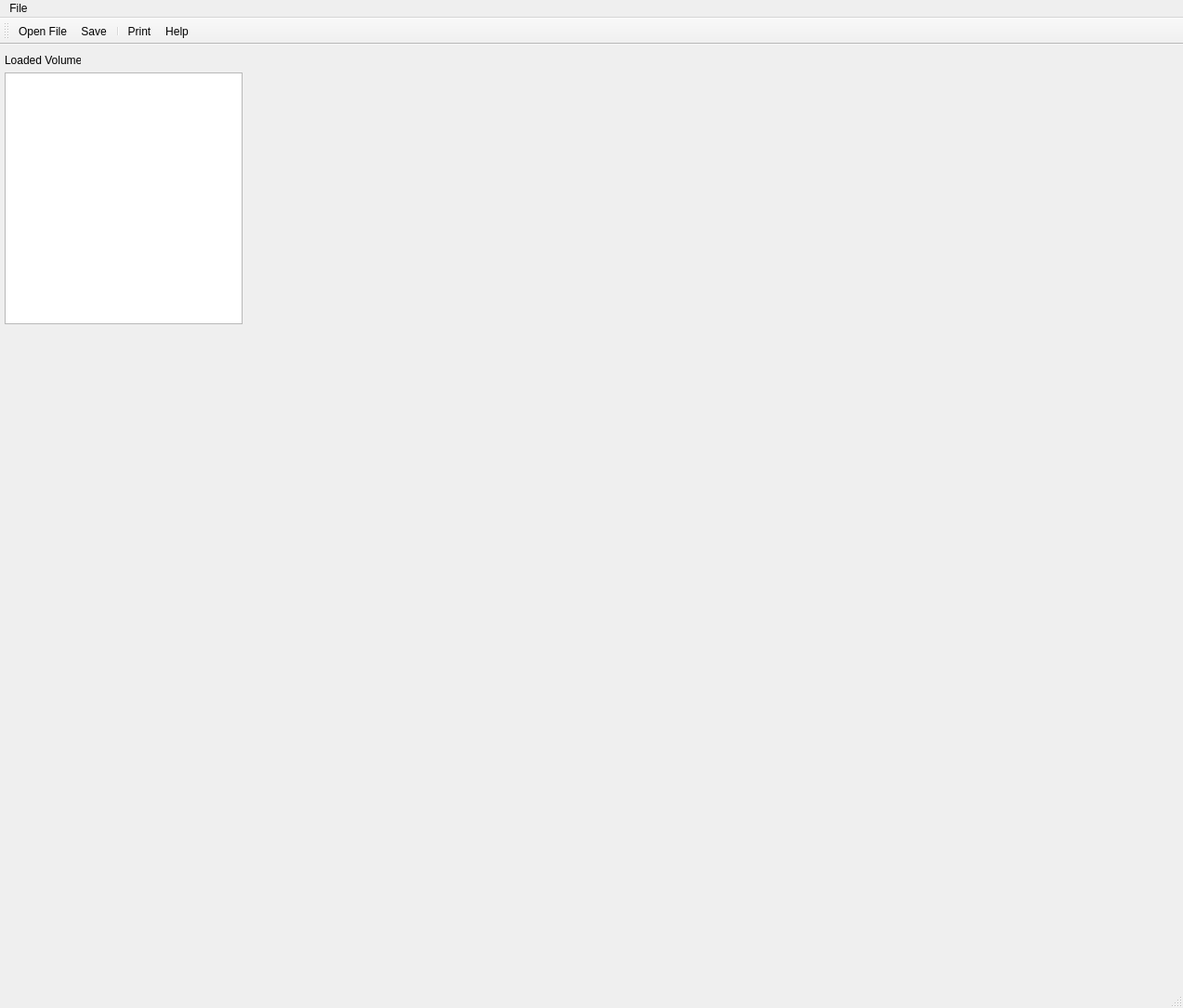
<?xml version="1.0" encoding="UTF-8"?>
<ui version="4.0">
 <class>SimpleView</class>
 <widget class="QMainWindow" name="SimpleView">
  <property name="geometry">
   <rect>
    <x>0</x>
    <y>0</y>
    <width>1273</width>
    <height>1085</height>
   </rect>
  </property>
  <property name="windowTitle">
   <string>SimpleView</string>
  </property>
  <property name="windowIcon">
   <iconset resource="Icons/icons.qrc">
    <normaloff>:/Icons/help.png</normaloff>:/Icons/help.png</iconset>
  </property>
  <property name="iconSize">
   <size>
    <width>22</width>
    <height>22</height>
   </size>
  </property>
  <widget class="QWidget" name="centralwidget">
   <widget class="QVTKWidget" name="qvtk_axial">
    <property name="geometry">
     <rect>
      <x>775</x>
      <y>0</y>
      <width>500</width>
      <height>500</height>
     </rect>
    </property>
   </widget>
   <widget class="QVTKWidget" name="qvtk_sagittal">
    <property name="geometry">
     <rect>
      <x>270</x>
      <y>0</y>
      <width>500</width>
      <height>500</height>
     </rect>
    </property>
   </widget>
   <widget class="QVTKWidget" name="qvtk_coronal">
    <property name="geometry">
     <rect>
      <x>775</x>
      <y>505</y>
      <width>500</width>
      <height>500</height>
     </rect>
    </property>
    <property name="autoFillBackground">
     <bool>true</bool>
    </property>
   </widget>
   <widget class="QVTKWidget" name="qvtk_3d">
    <property name="geometry">
     <rect>
      <x>270</x>
      <y>505</y>
      <width>500</width>
      <height>500</height>
     </rect>
    </property>
    <property name="autoFillBackground">
     <bool>true</bool>
    </property>
   </widget>
   <widget class="QLabel" name="label">
    <property name="geometry">
     <rect>
      <x>5</x>
      <y>10</y>
      <width>82</width>
      <height>13</height>
     </rect>
    </property>
    <property name="text">
     <string>Loaded Volumes:</string>
    </property>
   </widget>
   <widget class="QTreeView" name="treeView">
    <property name="geometry">
     <rect>
      <x>5</x>
      <y>30</y>
      <width>256</width>
      <height>271</height>
     </rect>
    </property>
    <property name="autoFillBackground">
     <bool>false</bool>
    </property>
    <property name="editTriggers">
     <set>QAbstractItemView::EditKeyPressed|QAbstractItemView::SelectedClicked</set>
    </property>
   </widget>
   <zorder>splitter</zorder>
   <zorder>qvtk_axial</zorder>
   <zorder>qvtk_sagittal</zorder>
   <zorder>qvtk_coronal</zorder>
   <zorder>qvtk_3d</zorder>
   <zorder>label</zorder>
   <zorder>treeView</zorder>
  </widget>
  <widget class="QMenuBar" name="menubar">
   <property name="geometry">
    <rect>
     <x>0</x>
     <y>0</y>
     <width>1273</width>
     <height>21</height>
    </rect>
   </property>
   <widget class="QMenu" name="menuFile">
    <property name="title">
     <string>File</string>
    </property>
    <addaction name="actionOpenFile"/>
    <addaction name="actionSave"/>
    <addaction name="separator"/>
    <addaction name="actionPrint"/>
    <addaction name="actionHelp"/>
    <addaction name="actionExit"/>
   </widget>
   <addaction name="menuFile"/>
  </widget>
  <widget class="QStatusBar" name="statusbar"/>
  <widget class="QToolBar" name="toolBar">
   <property name="orientation">
    <enum>Qt::Horizontal</enum>
   </property>
   <property name="iconSize">
    <size>
     <width>22</width>
     <height>22</height>
    </size>
   </property>
   <attribute name="toolBarArea">
    <enum>TopToolBarArea</enum>
   </attribute>
   <attribute name="toolBarBreak">
    <bool>false</bool>
   </attribute>
   <addaction name="actionOpenFile"/>
   <addaction name="actionSave"/>
   <addaction name="separator"/>
   <addaction name="actionPrint"/>
   <addaction name="actionHelp"/>
  </widget>
  <action name="actionOpenFile">
   <property name="enabled">
    <bool>true</bool>
   </property>
   <property name="icon">
    <iconset resource="Icons/icons.qrc">
     <normaloff>:/Icons/fileopen.png</normaloff>:/Icons/fileopen.png</iconset>
   </property>
   <property name="text">
    <string>Open File...</string>
   </property>
  </action>
  <action name="actionExit">
   <property name="icon">
    <iconset>
     <normaloff/>
    </iconset>
   </property>
   <property name="text">
    <string>Exit</string>
   </property>
  </action>
  <action name="actionPrint">
   <property name="icon">
    <iconset resource="Icons/icons.qrc">
     <normaloff>:/Icons/print.png</normaloff>:/Icons/print.png</iconset>
   </property>
   <property name="text">
    <string>Print</string>
   </property>
  </action>
  <action name="actionHelp">
   <property name="icon">
    <iconset resource="Icons/icons.qrc">
     <normaloff>:/Icons/help.png</normaloff>:/Icons/help.png</iconset>
   </property>
   <property name="text">
    <string>Help</string>
   </property>
  </action>
  <action name="actionSave">
   <property name="icon">
    <iconset resource="Icons/icons.qrc">
     <normaloff>:/Icons/filesave.png</normaloff>:/Icons/filesave.png</iconset>
   </property>
   <property name="text">
    <string>Save</string>
   </property>
  </action>
 </widget>
 <customwidgets>
  <customwidget>
   <class>QVTKWidget</class>
   <extends>QWidget</extends>
   <header>QVTKWidget.h</header>
  </customwidget>
 </customwidgets>
 <resources>
  <include location="Icons/icons.qrc"/>
 </resources>
 <connections/>
</ui>
